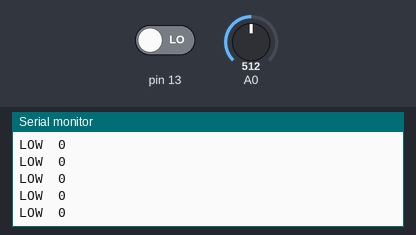
A sketch run on a simulated Arduino Uno, built with avr-gcc and run on an emulated ATmega328P. On the bench: the last lines printed to the serial monitor. Inputs (shaded band) come from the test bench; at power-on: A0 = 512, pin 13 LOW.

Above: at 1.2 s.
1.3 s: A0 set to 604
At 1.9 s:
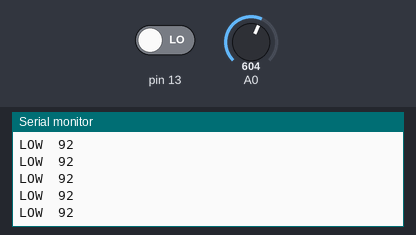
2.8 s: A0 set to 628
At 3.5 s:
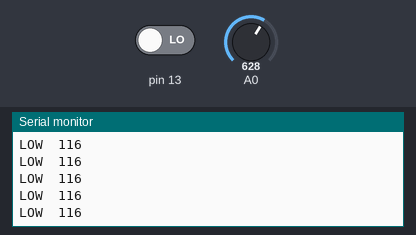
Timing chart, 0 to 5.8 s (numbered marks = the images above; inputs shaded):
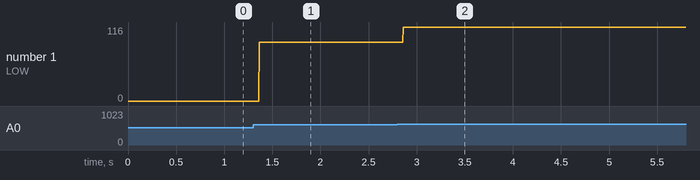

Measured:
- after the input at 1.3 s, the serial monitor: prints a new line after 0.07 s (image 1)
- after the input at 2.8 s, the serial monitor: prints a new line after 0.06 s (image 2)
- plotted number 1: 0 → 92 after the input at 1.3 s, 92 → 116 after the input at 2.8 s

The sketch:

testTRI.ino
```cpp
int defaultValue = 0;

void setup() {
  // put your setup code here, to run once:
  Serial.begin(9600);
  pinMode(13, INPUT);

  int i = 0;
  int sum = 0;
  for(i = 0; i < 10; i++){
    sum += analogRead(A0);
  }
  defaultValue = sum / 10;
}

void loop() {
  // put your main code here, to run repeatedly:

  if(digitalRead(13) == HIGH){
    Serial.print("HIGH  ");
    Serial.println(analogRead(A0) - defaultValue);
  }else{
    Serial.print("LOW  ");
    Serial.println(analogRead(A0) - defaultValue);
  }
}
```
